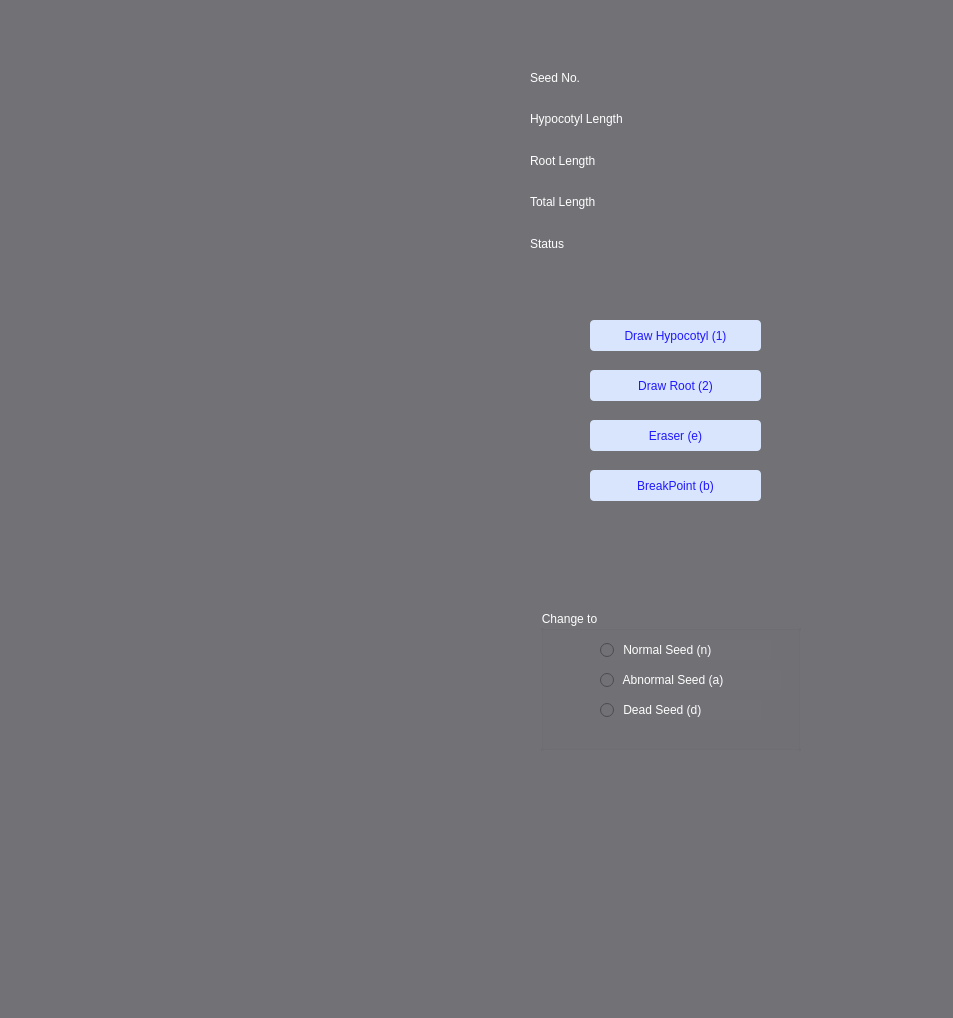
<?xml version="1.0" encoding="UTF-8"?>
<ui version="4.0">
 <class>Form</class>
 <widget class="QWidget" name="Form">
  <property name="geometry">
   <rect>
    <x>0</x>
    <y>0</y>
    <width>953</width>
    <height>1018</height>
   </rect>
  </property>
  <property name="windowTitle">
   <string>Form</string>
  </property>
  <property name="styleSheet">
   <string notr="true">background-color:rgb(113, 113, 118);</string>
  </property>
  <widget class="QPushButton" name="btnEraser">
   <property name="geometry">
    <rect>
     <x>590</x>
     <y>420</y>
     <width>171</width>
     <height>31</height>
    </rect>
   </property>
   <property name="styleSheet">
    <string notr="true">background-color:rgba(216, 229, 253,255);
font: 63 10pt &quot;Segoe UI Semibold&quot;;
color: rgb(32, 24, 255);
border-radius:4;</string>
   </property>
   <property name="text">
    <string>Eraser (e)</string>
   </property>
   <property name="checkable">
    <bool>true</bool>
   </property>
  </widget>
  <widget class="QRadioButton" name="radioBtnNormalSeed">
   <property name="geometry">
    <rect>
     <x>600</x>
     <y>640</y>
     <width>171</width>
     <height>20</height>
    </rect>
   </property>
   <property name="styleSheet">
    <string notr="true">font: 63 10pt &quot;Segoe UI Semibold&quot;;
color:white;</string>
   </property>
   <property name="text">
    <string> Normal Seed (n)</string>
   </property>
  </widget>
  <widget class="QRadioButton" name="radioBtnAbnormalSeed">
   <property name="geometry">
    <rect>
     <x>600</x>
     <y>670</y>
     <width>181</width>
     <height>20</height>
    </rect>
   </property>
   <property name="styleSheet">
    <string notr="true">font: 63 10pt &quot;Segoe UI Semibold&quot;;
color:white;</string>
   </property>
   <property name="text">
    <string> Abnormal Seed (a)</string>
   </property>
  </widget>
  <widget class="QRadioButton" name="radioBtnDeadSeed">
   <property name="geometry">
    <rect>
     <x>600</x>
     <y>700</y>
     <width>161</width>
     <height>20</height>
    </rect>
   </property>
   <property name="styleSheet">
    <string notr="true">font: 63 10pt &quot;Segoe UI Semibold&quot;;
color:white;</string>
   </property>
   <property name="text">
    <string> Dead Seed (d)</string>
   </property>
  </widget>
  <widget class="QWidget" name="gridLayoutWidget">
   <property name="geometry">
    <rect>
     <x>530</x>
     <y>60</y>
     <width>361</width>
     <height>201</height>
    </rect>
   </property>
   <layout class="QGridLayout" name="gridLayout">
    <item row="2" column="0">
     <widget class="QLabel" name="label_2">
      <property name="styleSheet">
       <string notr="true">font: 63 10pt &quot;Segoe UI Semibold&quot;;
color:white;</string>
      </property>
      <property name="text">
       <string>Root Length</string>
      </property>
     </widget>
    </item>
    <item row="3" column="1">
     <widget class="QLabel" name="label_total_length">
      <property name="styleSheet">
       <string>font: 63 10pt &quot;Segoe UI Semibold&quot;;
color:white;</string>
      </property>
      <property name="text">
       <string/>
      </property>
     </widget>
    </item>
    <item row="0" column="1">
     <widget class="QLabel" name="label_seed_no">
      <property name="styleSheet">
       <string notr="true">font: 63 10pt &quot;Segoe UI Semibold&quot;;
color:white;</string>
      </property>
      <property name="text">
       <string/>
      </property>
     </widget>
    </item>
    <item row="1" column="0">
     <widget class="QLabel" name="label">
      <property name="styleSheet">
       <string notr="true">font: 63 10pt &quot;Segoe UI Semibold&quot;;
color:white;</string>
      </property>
      <property name="text">
       <string>Hypocotyl Length</string>
      </property>
     </widget>
    </item>
    <item row="0" column="0">
     <widget class="QLabel" name="label_7">
      <property name="styleSheet">
       <string notr="true">font: 63 10pt &quot;Segoe UI Semibold&quot;;
color:white;</string>
      </property>
      <property name="text">
       <string>Seed No.</string>
      </property>
     </widget>
    </item>
    <item row="3" column="0">
     <widget class="QLabel" name="label_3">
      <property name="styleSheet">
       <string notr="true">font: 63 10pt &quot;Segoe UI Semibold&quot;;
color:white;</string>
      </property>
      <property name="text">
       <string>Total Length</string>
      </property>
     </widget>
    </item>
    <item row="4" column="0">
     <widget class="QLabel" name="label_4">
      <property name="styleSheet">
       <string notr="true">font: 63 10pt &quot;Segoe UI Semibold&quot;;
color:white;</string>
      </property>
      <property name="text">
       <string>Status</string>
      </property>
     </widget>
    </item>
    <item row="4" column="1">
     <widget class="QLabel" name="label_seed_health">
      <property name="styleSheet">
       <string notr="true">font: 63 10pt &quot;Segoe UI Semibold&quot;;
color:white;</string>
      </property>
      <property name="text">
       <string/>
      </property>
     </widget>
    </item>
    <item row="2" column="1">
     <widget class="QLabel" name="label_root_length">
      <property name="styleSheet">
       <string>font: 63 10pt &quot;Segoe UI Semibold&quot;;
color:white;</string>
      </property>
      <property name="text">
       <string/>
      </property>
     </widget>
    </item>
    <item row="1" column="1">
     <widget class="QLabel" name="label_hypocotyl_length">
      <property name="styleSheet">
       <string>font: 63 10pt &quot;Segoe UI Semibold&quot;;
color:white;</string>
      </property>
      <property name="text">
       <string/>
      </property>
     </widget>
    </item>
   </layout>
  </widget>
  <widget class="QGroupBox" name="groupBox">
   <property name="geometry">
    <rect>
     <x>540</x>
     <y>610</y>
     <width>261</width>
     <height>141</height>
    </rect>
   </property>
   <property name="styleSheet">
    <string notr="true">font: 63 10pt &quot;Segoe UI Semibold&quot;;
color:white;</string>
   </property>
   <property name="title">
    <string>Change to</string>
   </property>
  </widget>
  <widget class="QPushButton" name="btnPoint">
   <property name="geometry">
    <rect>
     <x>590</x>
     <y>470</y>
     <width>171</width>
     <height>31</height>
    </rect>
   </property>
   <property name="styleSheet">
    <string notr="true">background-color:rgba(216, 229, 253,255);
font: 63 10pt &quot;Segoe UI Semibold&quot;;
color: rgb(32, 24, 255);
border-radius:4;</string>
   </property>
   <property name="text">
    <string>BreakPoint (b)</string>
   </property>
  </widget>
  <widget class="QPushButton" name="btnDrawHyp">
   <property name="geometry">
    <rect>
     <x>590</x>
     <y>320</y>
     <width>171</width>
     <height>31</height>
    </rect>
   </property>
   <property name="styleSheet">
    <string notr="true">background-color:rgba(216, 229, 253,255);
font: 63 10pt &quot;Segoe UI Semibold&quot;;
color: rgb(32, 24, 255);
border-radius:4;</string>
   </property>
   <property name="text">
    <string>Draw Hypocotyl (1)</string>
   </property>
   <property name="checkable">
    <bool>true</bool>
   </property>
  </widget>
  <widget class="QPushButton" name="btnDrawRoot">
   <property name="geometry">
    <rect>
     <x>590</x>
     <y>370</y>
     <width>171</width>
     <height>31</height>
    </rect>
   </property>
   <property name="styleSheet">
    <string notr="true">background-color:rgba(216, 229, 253,255);
font: 63 10pt &quot;Segoe UI Semibold&quot;;
color: rgb(32, 24, 255);
border-radius:4;</string>
   </property>
   <property name="text">
    <string>Draw Root (2)</string>
   </property>
   <property name="checkable">
    <bool>true</bool>
   </property>
  </widget>
  <zorder>groupBox</zorder>
  <zorder>btnEraser</zorder>
  <zorder>radioBtnNormalSeed</zorder>
  <zorder>radioBtnAbnormalSeed</zorder>
  <zorder>radioBtnDeadSeed</zorder>
  <zorder>gridLayoutWidget</zorder>
  <zorder>btnPoint</zorder>
  <zorder>btnDrawHyp</zorder>
  <zorder>btnDrawRoot</zorder>
 </widget>
 <resources/>
 <connections/>
</ui>
